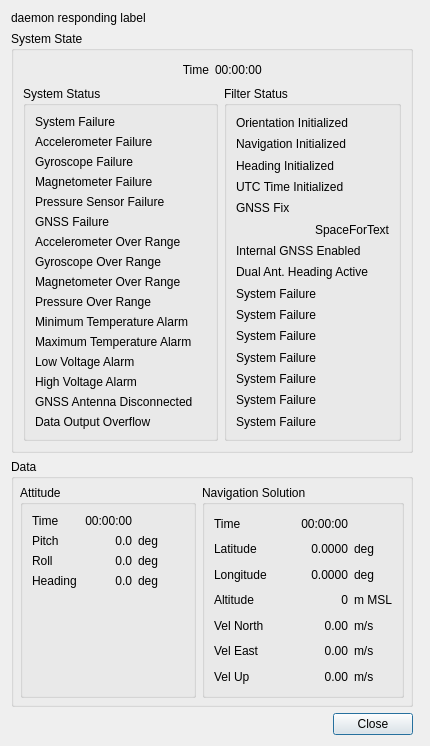
<?xml version="1.0" encoding="UTF-8"?>
<ui version="4.0">
 <class>SpatialFogDetails</class>
 <widget class="QDialog" name="SpatialFogDetails">
  <property name="geometry">
   <rect>
    <x>0</x>
    <y>0</y>
    <width>430</width>
    <height>746</height>
   </rect>
  </property>
  <property name="windowTitle">
   <string>Spatial FOG Status</string>
  </property>
  <layout class="QGridLayout" name="gridLayout">
   <item row="1" column="0" colspan="2">
    <widget class="QLabel" name="daemonRespondingLabel">
     <property name="text">
      <string>daemon responding label</string>
     </property>
    </widget>
   </item>
   <item row="2" column="0">
    <widget class="QGroupBox" name="stateBox">
     <property name="title">
      <string>System State</string>
     </property>
     <layout class="QGridLayout" name="gridLayout_6">
      <item row="0" column="0" colspan="2">
       <widget class="QFrame" name="timeFrame">
        <property name="sizePolicy">
         <sizepolicy hsizetype="MinimumExpanding" vsizetype="Preferred">
          <horstretch>0</horstretch>
          <verstretch>0</verstretch>
         </sizepolicy>
        </property>
        <property name="minimumSize">
         <size>
          <width>20</width>
          <height>20</height>
         </size>
        </property>
        <property name="baseSize">
         <size>
          <width>0</width>
          <height>0</height>
         </size>
        </property>
        <property name="frameShape">
         <enum>QFrame::NoFrame</enum>
        </property>
        <property name="frameShadow">
         <enum>QFrame::Raised</enum>
        </property>
        <layout class="QHBoxLayout" name="horizontalLayout">
         <property name="spacing">
          <number>6</number>
         </property>
         <property name="margin">
          <number>0</number>
         </property>
         <item>
          <widget class="QLabel" name="statusTimeLabel">
           <property name="sizePolicy">
            <sizepolicy hsizetype="Preferred" vsizetype="Preferred">
             <horstretch>0</horstretch>
             <verstretch>0</verstretch>
            </sizepolicy>
           </property>
           <property name="text">
            <string>Time</string>
           </property>
           <property name="alignment">
            <set>Qt::AlignRight|Qt::AlignTrailing|Qt::AlignVCenter</set>
           </property>
          </widget>
         </item>
         <item>
          <widget class="QLabel" name="statusTimeValue">
           <property name="text">
            <string>00:00:00</string>
           </property>
          </widget>
         </item>
        </layout>
       </widget>
      </item>
      <item row="4" column="0">
       <widget class="QGroupBox" name="statusBox">
        <property name="sizePolicy">
         <sizepolicy hsizetype="Preferred" vsizetype="Preferred">
          <horstretch>0</horstretch>
          <verstretch>0</verstretch>
         </sizepolicy>
        </property>
        <property name="title">
         <string>System Status</string>
        </property>
        <layout class="QGridLayout" name="gridLayout_2">
         <item row="16" column="1">
          <widget class="QLabel" name="dataOutputOverflowLed">
           <property name="text">
            <string/>
           </property>
           <property name="pixmap">
            <pixmap resource="HcrGuiMainWindow.qrc">:/greenLED_off.png</pixmap>
           </property>
          </widget>
         </item>
         <item row="12" column="1">
          <widget class="QLabel" name="maxTempAlarmLed">
           <property name="text">
            <string/>
           </property>
           <property name="pixmap">
            <pixmap resource="HcrGuiMainWindow.qrc">:/greenLED_off.png</pixmap>
           </property>
          </widget>
         </item>
         <item row="7" column="1">
          <widget class="QLabel" name="accelerometerOverRangeLed">
           <property name="text">
            <string/>
           </property>
           <property name="pixmap">
            <pixmap resource="HcrGuiMainWindow.qrc">:/greenLED_off.png</pixmap>
           </property>
          </widget>
         </item>
         <item row="1" column="0">
          <widget class="QLabel" name="systemFailureLabel">
           <property name="text">
            <string>System Failure</string>
           </property>
          </widget>
         </item>
         <item row="9" column="0">
          <widget class="QLabel" name="magnetometerOverRangeLabel">
           <property name="text">
            <string>Magnetometer Over Range</string>
           </property>
          </widget>
         </item>
         <item row="6" column="1">
          <widget class="QLabel" name="gnssFailureLed">
           <property name="text">
            <string/>
           </property>
           <property name="pixmap">
            <pixmap resource="HcrGuiMainWindow.qrc">:/greenLED_off.png</pixmap>
           </property>
          </widget>
         </item>
         <item row="4" column="1">
          <widget class="QLabel" name="magnetometerFailureLed">
           <property name="text">
            <string/>
           </property>
           <property name="pixmap">
            <pixmap resource="HcrGuiMainWindow.qrc">:/greenLED_off.png</pixmap>
           </property>
          </widget>
         </item>
         <item row="1" column="1">
          <widget class="QLabel" name="systemFailureLed">
           <property name="text">
            <string/>
           </property>
           <property name="pixmap">
            <pixmap resource="HcrGuiMainWindow.qrc">:/greenLED_off.png</pixmap>
           </property>
          </widget>
         </item>
         <item row="14" column="1">
          <widget class="QLabel" name="highVoltageAlarmLed">
           <property name="text">
            <string/>
           </property>
           <property name="pixmap">
            <pixmap resource="HcrGuiMainWindow.qrc">:/greenLED_off.png</pixmap>
           </property>
          </widget>
         </item>
         <item row="15" column="1">
          <widget class="QLabel" name="gnssAntennaDisconnectLed">
           <property name="text">
            <string/>
           </property>
           <property name="pixmap">
            <pixmap resource="HcrGuiMainWindow.qrc">:/greenLED_off.png</pixmap>
           </property>
          </widget>
         </item>
         <item row="7" column="0">
          <widget class="QLabel" name="accelerometerOverRangeLabel">
           <property name="text">
            <string>Accelerometer Over Range</string>
           </property>
          </widget>
         </item>
         <item row="14" column="0">
          <widget class="QLabel" name="highVoltageAlarmLabel">
           <property name="text">
            <string>High Voltage Alarm</string>
           </property>
          </widget>
         </item>
         <item row="8" column="0">
          <widget class="QLabel" name="gyroscopeOverRangeLabel">
           <property name="text">
            <string>Gyroscope Over Range</string>
           </property>
          </widget>
         </item>
         <item row="13" column="0">
          <widget class="QLabel" name="lowVoltageAlarmLabel">
           <property name="text">
            <string>Low Voltage Alarm</string>
           </property>
          </widget>
         </item>
         <item row="11" column="1">
          <widget class="QLabel" name="minTempAlarmLed">
           <property name="text">
            <string/>
           </property>
           <property name="pixmap">
            <pixmap resource="HcrGuiMainWindow.qrc">:/greenLED_off.png</pixmap>
           </property>
          </widget>
         </item>
         <item row="11" column="0">
          <widget class="QLabel" name="minTempAlarmLabel">
           <property name="text">
            <string>Minimum Temperature Alarm</string>
           </property>
          </widget>
         </item>
         <item row="10" column="0">
          <widget class="QLabel" name="pressureOverRangeLabel">
           <property name="text">
            <string>Pressure Over Range</string>
           </property>
          </widget>
         </item>
         <item row="2" column="0">
          <widget class="QLabel" name="accelerometerFailureLabel">
           <property name="text">
            <string>Accelerometer Failure</string>
           </property>
          </widget>
         </item>
         <item row="16" column="0">
          <widget class="QLabel" name="dataOutputOverflowLabel">
           <property name="text">
            <string>Data Output Overflow</string>
           </property>
          </widget>
         </item>
         <item row="2" column="1">
          <widget class="QLabel" name="accelerometerFailureLed">
           <property name="sizePolicy">
            <sizepolicy hsizetype="Preferred" vsizetype="Preferred">
             <horstretch>0</horstretch>
             <verstretch>0</verstretch>
            </sizepolicy>
           </property>
           <property name="text">
            <string/>
           </property>
           <property name="pixmap">
            <pixmap resource="HcrGuiMainWindow.qrc">:/greenLED_off.png</pixmap>
           </property>
           <property name="alignment">
            <set>Qt::AlignLeading|Qt::AlignLeft|Qt::AlignVCenter</set>
           </property>
          </widget>
         </item>
         <item row="10" column="1">
          <widget class="QLabel" name="pressureOverRangeLed">
           <property name="text">
            <string/>
           </property>
           <property name="pixmap">
            <pixmap resource="HcrGuiMainWindow.qrc">:/greenLED_off.png</pixmap>
           </property>
          </widget>
         </item>
         <item row="5" column="1">
          <widget class="QLabel" name="pressureSensorFailureLed">
           <property name="text">
            <string/>
           </property>
           <property name="pixmap">
            <pixmap resource="HcrGuiMainWindow.qrc">:/greenLED_off.png</pixmap>
           </property>
          </widget>
         </item>
         <item row="3" column="0">
          <widget class="QLabel" name="gyroscopeFailureLabel">
           <property name="text">
            <string>Gyroscope Failure</string>
           </property>
          </widget>
         </item>
         <item row="9" column="1">
          <widget class="QLabel" name="magnetometerOverRangeLed">
           <property name="text">
            <string/>
           </property>
           <property name="pixmap">
            <pixmap resource="HcrGuiMainWindow.qrc">:/greenLED_off.png</pixmap>
           </property>
          </widget>
         </item>
         <item row="13" column="1">
          <widget class="QLabel" name="lowVoltageAlarmLed">
           <property name="text">
            <string/>
           </property>
           <property name="pixmap">
            <pixmap resource="HcrGuiMainWindow.qrc">:/greenLED_off.png</pixmap>
           </property>
          </widget>
         </item>
         <item row="5" column="0">
          <widget class="QLabel" name="pressureSensorFailureLabel">
           <property name="text">
            <string>Pressure Sensor Failure</string>
           </property>
          </widget>
         </item>
         <item row="15" column="0">
          <widget class="QLabel" name="gnssAntennaDisconnectLabel">
           <property name="text">
            <string>GNSS Antenna Disconnected</string>
           </property>
          </widget>
         </item>
         <item row="6" column="0">
          <widget class="QLabel" name="gnssFailureLabel">
           <property name="text">
            <string>GNSS Failure</string>
           </property>
          </widget>
         </item>
         <item row="3" column="1">
          <widget class="QLabel" name="gyroscopeFailureLed">
           <property name="sizePolicy">
            <sizepolicy hsizetype="Preferred" vsizetype="Preferred">
             <horstretch>0</horstretch>
             <verstretch>0</verstretch>
            </sizepolicy>
           </property>
           <property name="text">
            <string/>
           </property>
           <property name="pixmap">
            <pixmap resource="HcrGuiMainWindow.qrc">:/greenLED_off.png</pixmap>
           </property>
           <property name="alignment">
            <set>Qt::AlignLeading|Qt::AlignLeft|Qt::AlignVCenter</set>
           </property>
          </widget>
         </item>
         <item row="4" column="0">
          <widget class="QLabel" name="magnetometerFailureLabel">
           <property name="text">
            <string>Magnetometer Failure</string>
           </property>
          </widget>
         </item>
         <item row="8" column="1">
          <widget class="QLabel" name="gyroscopeOverRangeLed">
           <property name="text">
            <string/>
           </property>
           <property name="pixmap">
            <pixmap resource="HcrGuiMainWindow.qrc">:/greenLED_off.png</pixmap>
           </property>
          </widget>
         </item>
         <item row="12" column="0">
          <widget class="QLabel" name="maxTempAlarmLabel">
           <property name="text">
            <string>Maximum Temperature Alarm</string>
           </property>
          </widget>
         </item>
        </layout>
       </widget>
      </item>
      <item row="4" column="1">
       <widget class="QGroupBox" name="filterBox">
        <property name="title">
         <string>Filter Status</string>
        </property>
        <layout class="QGridLayout" name="gridLayout_5">
         <item row="3" column="1">
          <widget class="QLabel" name="utcTimeInitializedLed">
           <property name="text">
            <string/>
           </property>
           <property name="pixmap">
            <pixmap resource="HcrGuiMainWindow.qrc">:/greenLED_off.png</pixmap>
           </property>
          </widget>
         </item>
         <item row="4" column="1">
          <widget class="QLabel" name="gnssFixLed">
           <property name="text">
            <string/>
           </property>
           <property name="pixmap">
            <pixmap resource="HcrGuiMainWindow.qrc">:/greenLED_off.png</pixmap>
           </property>
          </widget>
         </item>
         <item row="10" column="0">
          <widget class="QLabel" name="systemFailureLabel_25">
           <property name="text">
            <string>System Failure</string>
           </property>
          </widget>
         </item>
         <item row="0" column="1">
          <widget class="QLabel" name="orientationInitializedLed">
           <property name="text">
            <string/>
           </property>
           <property name="pixmap">
            <pixmap resource="HcrGuiMainWindow.qrc">:/greenLED_off.png</pixmap>
           </property>
          </widget>
         </item>
         <item row="1" column="1">
          <widget class="QLabel" name="navigationInitializedLed">
           <property name="text">
            <string/>
           </property>
           <property name="pixmap">
            <pixmap resource="HcrGuiMainWindow.qrc">:/greenLED_off.png</pixmap>
           </property>
          </widget>
         </item>
         <item row="3" column="0">
          <widget class="QLabel" name="utcTimeInitializedLabel">
           <property name="text">
            <string>UTC Time Initialized</string>
           </property>
          </widget>
         </item>
         <item row="9" column="0">
          <widget class="QLabel" name="systemFailureLabel_24">
           <property name="text">
            <string>System Failure</string>
           </property>
          </widget>
         </item>
         <item row="13" column="1">
          <widget class="QLabel" name="systemFailureLed_28">
           <property name="text">
            <string/>
           </property>
           <property name="pixmap">
            <pixmap resource="HcrGuiMainWindow.qrc">:/greenLED_off.png</pixmap>
           </property>
          </widget>
         </item>
         <item row="0" column="0">
          <widget class="QLabel" name="orientationInitializedLabel">
           <property name="text">
            <string>Orientation Initialized</string>
           </property>
          </widget>
         </item>
         <item row="12" column="1">
          <widget class="QLabel" name="systemFailureLed_27">
           <property name="text">
            <string/>
           </property>
           <property name="pixmap">
            <pixmap resource="HcrGuiMainWindow.qrc">:/greenLED_off.png</pixmap>
           </property>
          </widget>
         </item>
         <item row="2" column="0">
          <widget class="QLabel" name="headingInitializedLabel">
           <property name="text">
            <string>Heading Initialized</string>
           </property>
          </widget>
         </item>
         <item row="11" column="1">
          <widget class="QLabel" name="systemFailureLed_26">
           <property name="text">
            <string/>
           </property>
           <property name="pixmap">
            <pixmap resource="HcrGuiMainWindow.qrc">:/greenLED_off.png</pixmap>
           </property>
          </widget>
         </item>
         <item row="7" column="0">
          <widget class="QLabel" name="dualAntHeadingActiveLabel">
           <property name="text">
            <string>Dual Ant. Heading Active</string>
           </property>
          </widget>
         </item>
         <item row="11" column="0">
          <widget class="QLabel" name="systemFailureLabel_26">
           <property name="text">
            <string>System Failure</string>
           </property>
          </widget>
         </item>
         <item row="1" column="0">
          <widget class="QLabel" name="navigationInitializedLabel">
           <property name="text">
            <string>Navigation Initialized</string>
           </property>
          </widget>
         </item>
         <item row="13" column="0">
          <widget class="QLabel" name="systemFailureLabel_28">
           <property name="text">
            <string>System Failure</string>
           </property>
          </widget>
         </item>
         <item row="6" column="0">
          <widget class="QLabel" name="internalGnssEnabledLabel">
           <property name="text">
            <string>Internal GNSS Enabled</string>
           </property>
          </widget>
         </item>
         <item row="6" column="1">
          <widget class="QLabel" name="internalGnssEnabledLed">
           <property name="text">
            <string/>
           </property>
           <property name="pixmap">
            <pixmap resource="HcrGuiMainWindow.qrc">:/greenLED_off.png</pixmap>
           </property>
          </widget>
         </item>
         <item row="12" column="0">
          <widget class="QLabel" name="systemFailureLabel_27">
           <property name="text">
            <string>System Failure</string>
           </property>
          </widget>
         </item>
         <item row="9" column="1">
          <widget class="QLabel" name="systemFailureLed_24">
           <property name="text">
            <string/>
           </property>
           <property name="pixmap">
            <pixmap resource="HcrGuiMainWindow.qrc">:/greenLED_off.png</pixmap>
           </property>
          </widget>
         </item>
         <item row="8" column="0">
          <widget class="QLabel" name="systemFailureLabel_23">
           <property name="text">
            <string>System Failure</string>
           </property>
          </widget>
         </item>
         <item row="4" column="0">
          <widget class="QLabel" name="gnssFixLabel">
           <property name="text">
            <string>GNSS Fix</string>
           </property>
          </widget>
         </item>
         <item row="8" column="1">
          <widget class="QLabel" name="systemFailureLed_23">
           <property name="text">
            <string/>
           </property>
           <property name="pixmap">
            <pixmap resource="HcrGuiMainWindow.qrc">:/greenLED_off.png</pixmap>
           </property>
          </widget>
         </item>
         <item row="14" column="0">
          <widget class="QLabel" name="systemFailureLabel_29">
           <property name="text">
            <string>System Failure</string>
           </property>
          </widget>
         </item>
         <item row="14" column="1">
          <widget class="QLabel" name="systemFailureLed_29">
           <property name="text">
            <string/>
           </property>
           <property name="pixmap">
            <pixmap resource="HcrGuiMainWindow.qrc">:/greenLED_off.png</pixmap>
           </property>
          </widget>
         </item>
         <item row="10" column="1">
          <widget class="QLabel" name="systemFailureLed_25">
           <property name="text">
            <string/>
           </property>
           <property name="pixmap">
            <pixmap resource="HcrGuiMainWindow.qrc">:/greenLED_off.png</pixmap>
           </property>
          </widget>
         </item>
         <item row="7" column="1">
          <widget class="QLabel" name="dualAntHeadingActiveLed">
           <property name="text">
            <string/>
           </property>
           <property name="pixmap">
            <pixmap resource="HcrGuiMainWindow.qrc">:/greenLED_off.png</pixmap>
           </property>
          </widget>
         </item>
         <item row="2" column="1">
          <widget class="QLabel" name="headingInitializedLed">
           <property name="text">
            <string/>
           </property>
           <property name="pixmap">
            <pixmap resource="HcrGuiMainWindow.qrc">:/greenLED_off.png</pixmap>
           </property>
          </widget>
         </item>
         <item row="5" column="0" colspan="2">
          <widget class="QLabel" name="gnssFixDescription">
           <property name="text">
            <string>SpaceForText</string>
           </property>
           <property name="alignment">
            <set>Qt::AlignRight|Qt::AlignTrailing|Qt::AlignVCenter</set>
           </property>
          </widget>
         </item>
        </layout>
       </widget>
      </item>
     </layout>
    </widget>
   </item>
   <item row="4" column="0">
    <widget class="QDialogButtonBox" name="buttonBox">
     <property name="orientation">
      <enum>Qt::Horizontal</enum>
     </property>
     <property name="standardButtons">
      <set>QDialogButtonBox::Close</set>
     </property>
    </widget>
   </item>
   <item row="3" column="0">
    <widget class="QGroupBox" name="dataGroupBox">
     <property name="title">
      <string>Data</string>
     </property>
     <layout class="QHBoxLayout" name="horizontalLayout_2">
      <property name="margin">
       <number>6</number>
      </property>
      <item>
       <widget class="QGroupBox" name="attitudeBox">
        <property name="sizePolicy">
         <sizepolicy hsizetype="Preferred" vsizetype="Preferred">
          <horstretch>0</horstretch>
          <verstretch>0</verstretch>
         </sizepolicy>
        </property>
        <property name="title">
         <string>Attitude</string>
        </property>
        <layout class="QGridLayout" name="gridLayout_4">
         <item row="1" column="0">
          <widget class="QLabel" name="pitchLabel">
           <property name="text">
            <string>Pitch</string>
           </property>
          </widget>
         </item>
         <item row="2" column="1">
          <widget class="QLabel" name="rollValue">
           <property name="sizePolicy">
            <sizepolicy hsizetype="Preferred" vsizetype="Preferred">
             <horstretch>0</horstretch>
             <verstretch>0</verstretch>
            </sizepolicy>
           </property>
           <property name="text">
            <string>0.0</string>
           </property>
           <property name="alignment">
            <set>Qt::AlignRight|Qt::AlignTrailing|Qt::AlignVCenter</set>
           </property>
          </widget>
         </item>
         <item row="3" column="2">
          <widget class="QLabel" name="headingUnits">
           <property name="sizePolicy">
            <sizepolicy hsizetype="Minimum" vsizetype="Preferred">
             <horstretch>0</horstretch>
             <verstretch>0</verstretch>
            </sizepolicy>
           </property>
           <property name="text">
            <string>deg</string>
           </property>
          </widget>
         </item>
         <item row="0" column="0">
          <widget class="QLabel" name="attitudeTimeLabel">
           <property name="text">
            <string>Time</string>
           </property>
          </widget>
         </item>
         <item row="1" column="2">
          <widget class="QLabel" name="pitchUnits">
           <property name="sizePolicy">
            <sizepolicy hsizetype="Minimum" vsizetype="Preferred">
             <horstretch>0</horstretch>
             <verstretch>0</verstretch>
            </sizepolicy>
           </property>
           <property name="text">
            <string>deg</string>
           </property>
          </widget>
         </item>
         <item row="3" column="1">
          <widget class="QLabel" name="headingValue">
           <property name="sizePolicy">
            <sizepolicy hsizetype="Preferred" vsizetype="Preferred">
             <horstretch>0</horstretch>
             <verstretch>0</verstretch>
            </sizepolicy>
           </property>
           <property name="text">
            <string>0.0</string>
           </property>
           <property name="alignment">
            <set>Qt::AlignRight|Qt::AlignTrailing|Qt::AlignVCenter</set>
           </property>
          </widget>
         </item>
         <item row="1" column="1">
          <widget class="QLabel" name="pitchValue">
           <property name="sizePolicy">
            <sizepolicy hsizetype="Preferred" vsizetype="Preferred">
             <horstretch>0</horstretch>
             <verstretch>0</verstretch>
            </sizepolicy>
           </property>
           <property name="text">
            <string>0.0</string>
           </property>
           <property name="alignment">
            <set>Qt::AlignRight|Qt::AlignTrailing|Qt::AlignVCenter</set>
           </property>
          </widget>
         </item>
         <item row="2" column="0">
          <widget class="QLabel" name="rollLabel">
           <property name="text">
            <string>Roll</string>
           </property>
          </widget>
         </item>
         <item row="2" column="2">
          <widget class="QLabel" name="rollUnits">
           <property name="sizePolicy">
            <sizepolicy hsizetype="Minimum" vsizetype="Preferred">
             <horstretch>0</horstretch>
             <verstretch>0</verstretch>
            </sizepolicy>
           </property>
           <property name="text">
            <string>deg</string>
           </property>
          </widget>
         </item>
         <item row="3" column="0">
          <widget class="QLabel" name="headingLabel">
           <property name="text">
            <string>Heading</string>
           </property>
          </widget>
         </item>
         <item row="0" column="1">
          <widget class="QLabel" name="attitudeTimeValue">
           <property name="text">
            <string>00:00:00</string>
           </property>
           <property name="alignment">
            <set>Qt::AlignRight|Qt::AlignTrailing|Qt::AlignVCenter</set>
           </property>
          </widget>
         </item>
         <item row="4" column="0">
          <spacer name="verticalSpacer">
           <property name="orientation">
            <enum>Qt::Vertical</enum>
           </property>
           <property name="sizeHint" stdset="0">
            <size>
             <width>20</width>
             <height>40</height>
            </size>
           </property>
          </spacer>
         </item>
        </layout>
       </widget>
      </item>
      <item>
       <widget class="QGroupBox" name="navSolutionBox">
        <property name="sizePolicy">
         <sizepolicy hsizetype="Preferred" vsizetype="Preferred">
          <horstretch>0</horstretch>
          <verstretch>0</verstretch>
         </sizepolicy>
        </property>
        <property name="title">
         <string>Navigation Solution</string>
        </property>
        <layout class="QGridLayout" name="gridLayout_3">
         <item row="0" column="0">
          <widget class="QLabel" name="navSolutionTimeLabel">
           <property name="text">
            <string>Time</string>
           </property>
          </widget>
         </item>
         <item row="4" column="1">
          <widget class="QLabel" name="velNorthValue">
           <property name="sizePolicy">
            <sizepolicy hsizetype="Preferred" vsizetype="Preferred">
             <horstretch>0</horstretch>
             <verstretch>0</verstretch>
            </sizepolicy>
           </property>
           <property name="text">
            <string>0.00</string>
           </property>
           <property name="alignment">
            <set>Qt::AlignRight|Qt::AlignTrailing|Qt::AlignVCenter</set>
           </property>
          </widget>
         </item>
         <item row="3" column="2">
          <widget class="QLabel" name="altitudeUnits">
           <property name="text">
            <string>m MSL</string>
           </property>
          </widget>
         </item>
         <item row="1" column="0">
          <widget class="QLabel" name="latitudeLabel">
           <property name="text">
            <string>Latitude</string>
           </property>
          </widget>
         </item>
         <item row="5" column="2">
          <widget class="QLabel" name="velEastUnits">
           <property name="text">
            <string>m/s</string>
           </property>
          </widget>
         </item>
         <item row="6" column="1">
          <widget class="QLabel" name="velUpValue">
           <property name="sizePolicy">
            <sizepolicy hsizetype="Preferred" vsizetype="Preferred">
             <horstretch>0</horstretch>
             <verstretch>0</verstretch>
            </sizepolicy>
           </property>
           <property name="text">
            <string>0.00</string>
           </property>
           <property name="alignment">
            <set>Qt::AlignRight|Qt::AlignTrailing|Qt::AlignVCenter</set>
           </property>
          </widget>
         </item>
         <item row="5" column="0">
          <widget class="QLabel" name="velEastLabel">
           <property name="text">
            <string>Vel East</string>
           </property>
          </widget>
         </item>
         <item row="3" column="0">
          <widget class="QLabel" name="altitudeLabel">
           <property name="text">
            <string>Altitude</string>
           </property>
          </widget>
         </item>
         <item row="6" column="2">
          <widget class="QLabel" name="velUpUnits">
           <property name="text">
            <string>m/s</string>
           </property>
          </widget>
         </item>
         <item row="1" column="2">
          <widget class="QLabel" name="latitudeUnits">
           <property name="sizePolicy">
            <sizepolicy hsizetype="Minimum" vsizetype="Preferred">
             <horstretch>0</horstretch>
             <verstretch>0</verstretch>
            </sizepolicy>
           </property>
           <property name="text">
            <string>deg</string>
           </property>
          </widget>
         </item>
         <item row="6" column="0">
          <widget class="QLabel" name="velUpLabel">
           <property name="text">
            <string>Vel Up</string>
           </property>
          </widget>
         </item>
         <item row="2" column="2">
          <widget class="QLabel" name="longitudeUnits">
           <property name="sizePolicy">
            <sizepolicy hsizetype="Minimum" vsizetype="Preferred">
             <horstretch>0</horstretch>
             <verstretch>0</verstretch>
            </sizepolicy>
           </property>
           <property name="text">
            <string>deg</string>
           </property>
          </widget>
         </item>
         <item row="1" column="1">
          <widget class="QLabel" name="latitudeValue">
           <property name="sizePolicy">
            <sizepolicy hsizetype="Preferred" vsizetype="Preferred">
             <horstretch>0</horstretch>
             <verstretch>0</verstretch>
            </sizepolicy>
           </property>
           <property name="minimumSize">
            <size>
             <width>0</width>
             <height>0</height>
            </size>
           </property>
           <property name="text">
            <string>0.0000</string>
           </property>
           <property name="alignment">
            <set>Qt::AlignRight|Qt::AlignTrailing|Qt::AlignVCenter</set>
           </property>
          </widget>
         </item>
         <item row="4" column="0">
          <widget class="QLabel" name="velNorthLabel">
           <property name="text">
            <string>Vel North</string>
           </property>
          </widget>
         </item>
         <item row="2" column="1">
          <widget class="QLabel" name="longitudeValue">
           <property name="sizePolicy">
            <sizepolicy hsizetype="Preferred" vsizetype="Preferred">
             <horstretch>0</horstretch>
             <verstretch>0</verstretch>
            </sizepolicy>
           </property>
           <property name="text">
            <string>0.0000</string>
           </property>
           <property name="alignment">
            <set>Qt::AlignRight|Qt::AlignTrailing|Qt::AlignVCenter</set>
           </property>
          </widget>
         </item>
         <item row="4" column="2">
          <widget class="QLabel" name="velNorthUnits">
           <property name="text">
            <string>m/s</string>
           </property>
          </widget>
         </item>
         <item row="3" column="1">
          <widget class="QLabel" name="altitudeValue">
           <property name="sizePolicy">
            <sizepolicy hsizetype="Preferred" vsizetype="Preferred">
             <horstretch>0</horstretch>
             <verstretch>0</verstretch>
            </sizepolicy>
           </property>
           <property name="text">
            <string>0</string>
           </property>
           <property name="alignment">
            <set>Qt::AlignRight|Qt::AlignTrailing|Qt::AlignVCenter</set>
           </property>
          </widget>
         </item>
         <item row="5" column="1">
          <widget class="QLabel" name="velEastValue">
           <property name="sizePolicy">
            <sizepolicy hsizetype="Preferred" vsizetype="Preferred">
             <horstretch>0</horstretch>
             <verstretch>0</verstretch>
            </sizepolicy>
           </property>
           <property name="text">
            <string>0.00</string>
           </property>
           <property name="alignment">
            <set>Qt::AlignRight|Qt::AlignTrailing|Qt::AlignVCenter</set>
           </property>
          </widget>
         </item>
         <item row="0" column="1">
          <widget class="QLabel" name="navSolutionTimeValue">
           <property name="minimumSize">
            <size>
             <width>75</width>
             <height>0</height>
            </size>
           </property>
           <property name="text">
            <string>00:00:00</string>
           </property>
           <property name="alignment">
            <set>Qt::AlignRight|Qt::AlignTrailing|Qt::AlignVCenter</set>
           </property>
          </widget>
         </item>
         <item row="2" column="0">
          <widget class="QLabel" name="longitudeLabel">
           <property name="text">
            <string>Longitude</string>
           </property>
          </widget>
         </item>
        </layout>
       </widget>
      </item>
     </layout>
    </widget>
   </item>
  </layout>
 </widget>
 <resources>
  <include location="HcrGuiMainWindow.qrc"/>
 </resources>
 <connections>
  <connection>
   <sender>buttonBox</sender>
   <signal>accepted()</signal>
   <receiver>SpatialFogDetails</receiver>
   <slot>accept()</slot>
   <hints>
    <hint type="sourcelabel">
     <x>248</x>
     <y>254</y>
    </hint>
    <hint type="destinationlabel">
     <x>157</x>
     <y>274</y>
    </hint>
   </hints>
  </connection>
  <connection>
   <sender>buttonBox</sender>
   <signal>rejected()</signal>
   <receiver>SpatialFogDetails</receiver>
   <slot>reject()</slot>
   <hints>
    <hint type="sourcelabel">
     <x>316</x>
     <y>260</y>
    </hint>
    <hint type="destinationlabel">
     <x>286</x>
     <y>274</y>
    </hint>
   </hints>
  </connection>
 </connections>
</ui>
